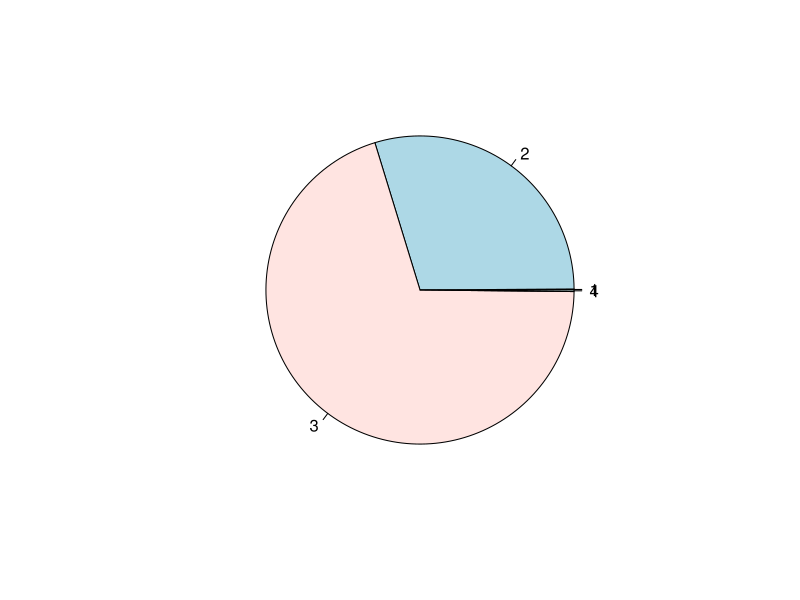
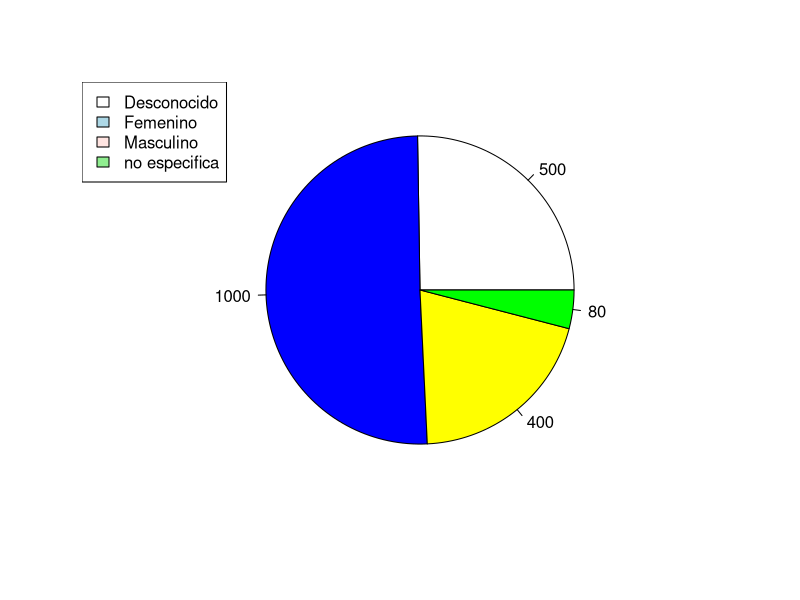
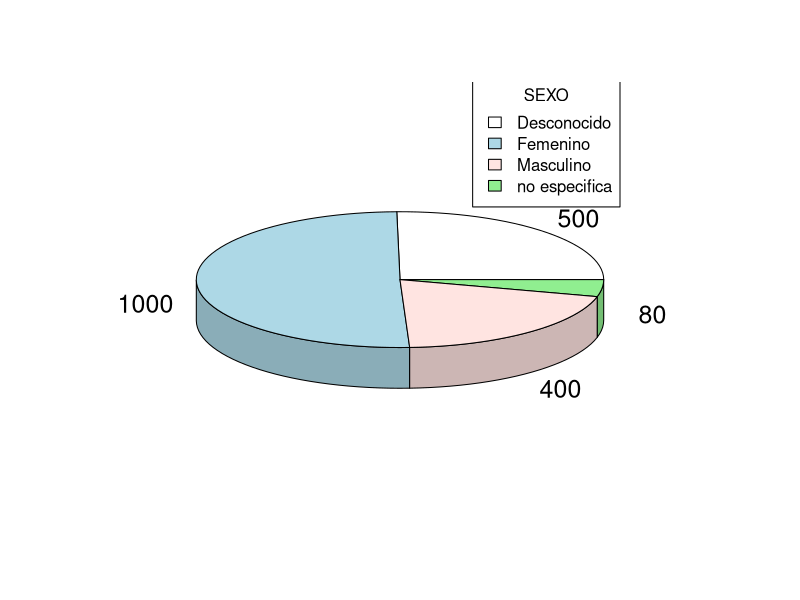
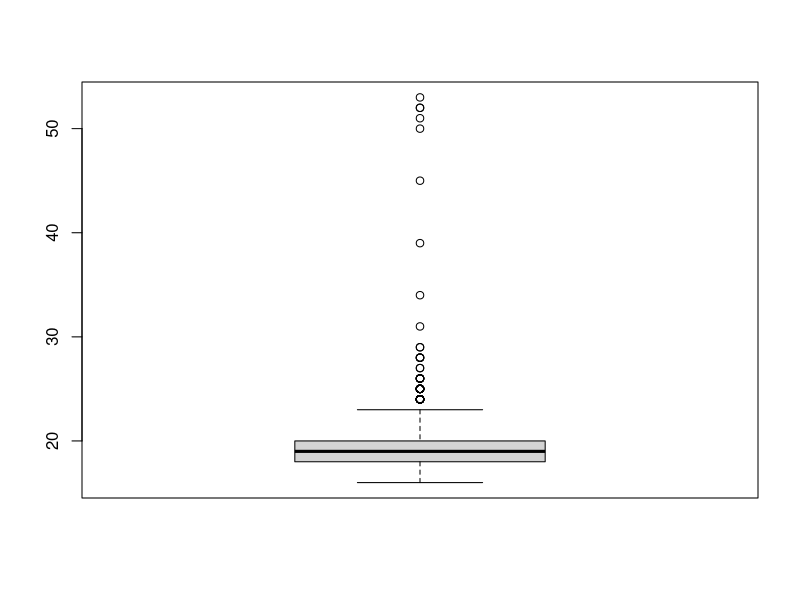
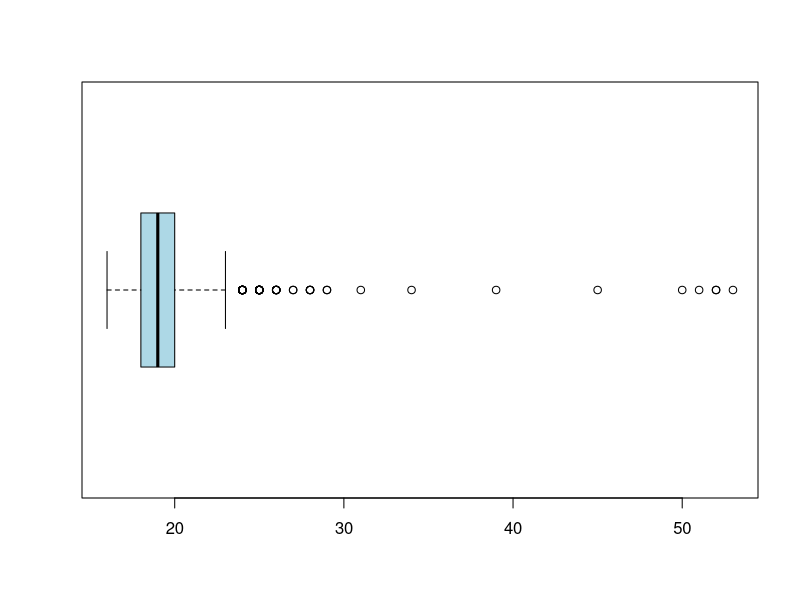
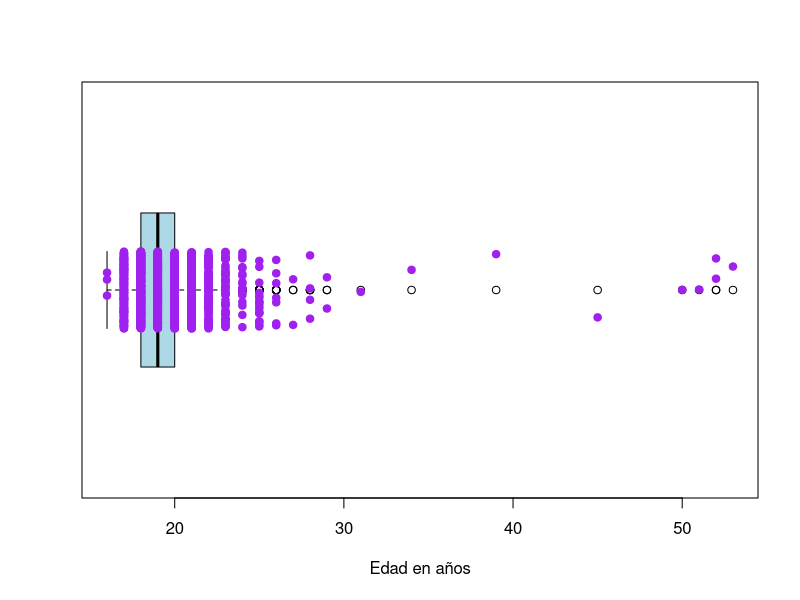
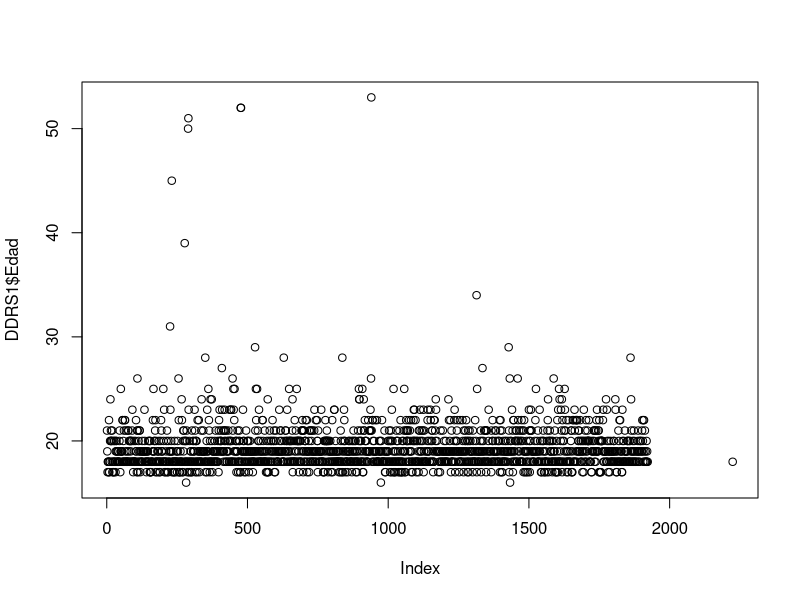
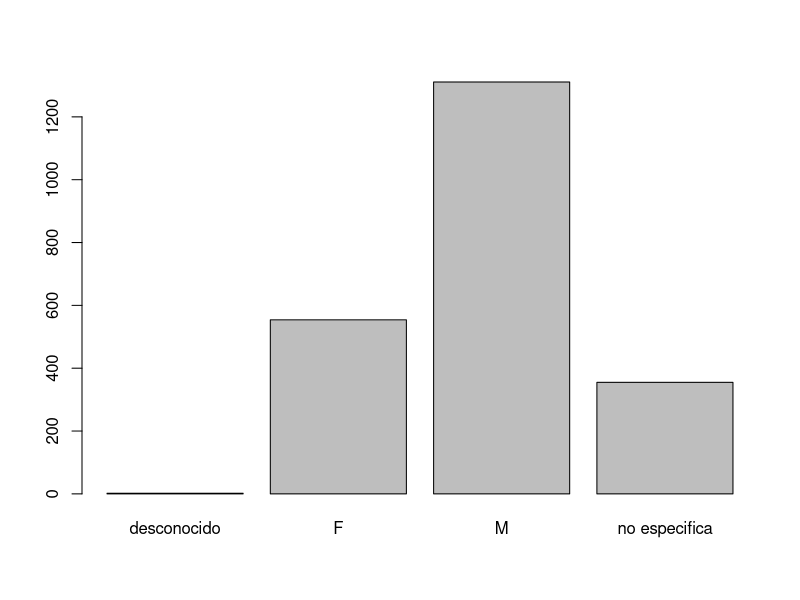

Source code (R) for these figures, in order:
## ---- chunk 1
library(readr)
A <- c(2,4,4,4,7,8,8,8,8,8,10,10)
DD <- read.csv("Datos_Diversos.csv", encoding = "UTF-8")
## ---- chunk 2
mean(A)
## ---- chunk 3
median(A)
## ---- chunk 4
table(A)
## ---- chunk 5
summary(A)
## ---- chunk 6
summary(cars$dist)
table(cars$dist)
## ---- chunk 7
DD <- read.csv("Datos_Diversos.csv")
## ---- chunk 8
dim(DD)

nrow(DD)
ncol(DD)
## ---- chunk 9
library(plyr)
library(dplyr)
## ---- chunk 10
glimpse(DD)
## ---- chunk 11
class(DD$Estatura..cm.)
class(DD$Apellido)
## ---- chunk 12
DD$Ciclo <- as.character(DD$Ciclo)
DD$Edad <- as.numeric(DD$Edad)
DD$Estatura..cm. <- as.numeric(DD$Estatura..cm.)
DD$Peso..kg. <- as.numeric(DD$Peso..kg.)
DD$Tiempo.de.reacción <- as.numeric(DD$Tiempo.de.reacción)
DD$Talla.de.zapato <- as.numeric(DD$Talla.de.zapato)
## ---- chunk 13
glimpse(DD)
## ---- chunk 14
library(tidyr)
library(tidyverse)
## ---- chunk 15
str(DD)
summary(DD)
## ---- chunk 16
summary(DD$Edad)
## ---- chunk 17
quantile(cars$speed, 0.9) #Estoy hallando la mayor velocidad del 90% de las menores velocidades
quantile(cars$speed, 0.9, na.rm=F)
quantile(cars$speed, 0.9, na.rm=TRUE)

#Aqui en cars, da lo mismo poner T o F, pues Cars no tiene datos NA y nada se va a remover
## ---- chunk 18
quantile(DD$Edad, 0.5, T) #50% medido desde la izquierda: mediana = cuartil2. Con true se ignora los NA's
quantile(DD$Edad, 0.25, T) #25% medido desde la izquierda: Cuartil 1. Con True se ignora los NA's
quantile(DD$Edad, 0.8, T) #80% medido desde la izuiqerda.
## ---- chunk 19
table(DD$Edad)
## ---- chunk 20
table(DD$Período, DD$Ciclo)
## ---- chunk 21
DDR <- rename(DD, Estatura = 'Estatura..cm.', Peso = 'Peso..kg.', Signo = 'Signo.del.zodiaco',
              Reacción = 'Tiempo.de.reacción', Videojuegos = 'Juega.videojuegos', Deporte = 'Hace.deporte', 
              Color = 'Color.favorito', Calzado = 'Talla.de.zapato', Polo = 'Talla.de.polo')
## ---- chunk 22
names(DDR)
## ---- chunk 23

DDRS <- select(DDR, Período:Indicaciones)
sum(complete.cases(DDRS))
## ---- chunk 24
select(DDR, starts_with('S'))
## ---- chunk 25
select(DDR, ends_with('no'))
## ---- chunk 26
select(DDR, contains("tu"))
## ---- chunk 27
Letras <- c("a","b","c","d","e","f","g","h","i","j")
## ---- chunk 28
quantile(Letras, 0.25, type=3)
quantile(Letras, 0.5, type=3)
quantile(Letras, 0.75, type = 3)
## ---- chunk 29
quantile(Letras, probs=c(0.25,0.5,0.75,0.9), type=3)
## ---- chunk 30
Ncalc <- c(6,8,8,8,10,10,19,20,20)
Nestad <- c(9,10,10,12,13,13,13,14,14,14)
## ---- chunk 31
unique(DDRS$Signo)
## ---- chunk 32
unique(DDRS$Carrera)
## ---- chunk 33
a <-  filter(DDRS, Edad < 25, Signo == "tauro" | Signo == "Tauro")
table(a$Edad)
stem(log(a$Edad))
## ---- chunk 34
unique(DDRS$Polo)
## ---- chunk 35
a <- filter(DDRS, Polo %in% c("L","XL","XXL","l","xl","Xl"), Estatura>=175)
a

## ---- chunk 36
library(stringr)
#Sirve para modificar y controlar caracteres
## ---- chunk 37
Sexomin <- tolower(DDRS$Sexo)
unique(Sexomin)
## ---- chunk 38
Sexomax <- toupper(Sexomin)
## ---- chunk 39
DDRS$Sexo <- str_to_lower(DDRS$Sexo, locale = "es") #minuscula
unique(DDRS$Sexo)

DDRS$Sexo <- str_to_upper(DDRS$Sexo, locale = "es") #mayuscula
unique(DDRS$Sexo)
## ---- chunk 40
DDRS1 <- mutate(DDRS, Sexcor = case_when(Sexo == "" ~'no especifica', Sexo == "MM"~'M', Sexo == "NB"~"desconocido", Sexo == "M" ~ "M", Sexo == "F"~"F", Sexo=="L" ~ "desconocido"))

DDRS1
## ---- chunk 41
table(DDRS1$Sexcor)
table(DDRS1$Sexcor, useNA = "always")
## ---- chunk 42
frec <- c(2,554,1311, 3) # Frecuencias de sexo corregido
frec
## ---- chunk 43
pie(frec) # antihorario clockwise=F
## ---- chunk 44
frec = c(500,1000,400,80)
pie(frec, labels=frec, col= c("white","blue","yellow","green"))
legend("topleft", legend=c("Desconocido","Femenino","Masculino","no especifica"), fill = c("white","lightblue","mistyrose","lightgreen"))
## ---- chunk 45
library(plotrix)
## ---- chunk 46
pie3D(frec, labels=frec, col= c("white","lightblue","mistyrose","lightgreen"))
legend("topright", legend=c("Desconocido","Femenino","Masculino","no especifica"), fill = c("white","lightblue","mistyrose","lightgreen"), title=("SEXO"))
## ---- chunk 47
summary(DDRS1$Edad)
## ---- chunk 48
boxplot(DDRS1$Edad)

## ---- chunk 49
boxplot(DDRS1$Edad, col="lightblue", horizontal = TRUE)
## ---- chunk 50
boxplot(DDRS1$Edad,col = "lightblue", horizontal = TRUE, xlab="Edad en años")
stripchart(DDRS1$Edad, method = "jitter", pch=19, add = TRUE, col = "purple")
## ---- chunk 51
Fsexcor <- factor(DDRS1$Sexcor)
Fsexcor
## ---- chunk 52

plot(DDRS1$Edad) #aquila variable es cuantitiva y produce una nube de puntos
## ---- chunk 53
plot(Fsexcor)
## ---- chunk 54
tabsexo <- table(DDRS1$Sexcor)

barp<- barplot(tabsexo, main = "Gráfico de barras de Sexo", col = c("white","yellow","red"),xlab = "Sexo", ylab = "Frecuencia absoluta")
## ---- chunk 55
library(readr)
A <- c(2,4,4,4,7,8,8,8,8,8,10,10)
DD <- read.csv("Datos_Diversos.csv", encoding = "UTF-8")
## ---- chunk 56
mean(A)
## ---- chunk 57
median(A)
## ---- chunk 58
table(A)
## ---- chunk 59
summary(A)
## ---- chunk 60
summary(cars$dist)
table(cars$dist)
## ---- chunk 61
DD <- read.csv("Datos_Diversos.csv")
## ---- chunk 62
dim(DD)

nrow(DD)
ncol(DD)
## ---- chunk 63
library(plyr)
library(dplyr)
## ---- chunk 64
glimpse(DD)
## ---- chunk 65
class(DD$Estatura..cm.)
class(DD$Apellido)
## ---- chunk 66
DD$Ciclo <- as.character(DD$Ciclo)
DD$Edad <- as.numeric(DD$Edad)
DD$Estatura..cm. <- as.numeric(DD$Estatura..cm.)
DD$Peso..kg. <- as.numeric(DD$Peso..kg.)
DD$Tiempo.de.reacción <- as.numeric(DD$Tiempo.de.reacción)
DD$Talla.de.zapato <- as.numeric(DD$Talla.de.zapato)
## ---- chunk 67
glimpse(DD)
## ---- chunk 68
library(tidyr)
library(tidyverse)
## ---- chunk 69
str(DD)
summary(DD)
## ---- chunk 70
summary(DD$Edad)
## ---- chunk 71
quantile(cars$speed, 0.9) #Estoy hallando la mayor velocidad del 90% de las menores velocidades
quantile(cars$speed, 0.9, na.rm=F)
quantile(cars$speed, 0.9, na.rm=TRUE)

#Aqui en cars, da lo mismo poner T o F, pues Cars no tiene datos NA y nada se va a remover
## ---- chunk 72
quantile(DD$Edad, 0.5, T) #50% medido desde la izquierda: mediana = cuartil2. Con true se ignora los NA's
quantile(DD$Edad, 0.25, T) #25% medido desde la izquierda: Cuartil 1. Con True se ignora los NA's
quantile(DD$Edad, 0.8, T) #80% medido desde la izuiqerda.
## ---- chunk 73
table(DD$Edad)
## ---- chunk 74
table(DD$Período, DD$Ciclo)
## ---- chunk 75
DDR <- rename(DD, Estatura = 'Estatura..cm.', Peso = 'Peso..kg.', Signo = 'Signo.del.zodiaco',
              Reacción = 'Tiempo.de.reacción', Videojuegos = 'Juega.videojuegos', Deporte = 'Hace.deporte', 
              Color = 'Color.favorito', Calzado = 'Talla.de.zapato', Polo = 'Talla.de.polo')
## ---- chunk 76
names(DDR)
## ---- chunk 77

DDRS <- select(DDR, Período:Indicaciones)
sum(complete.cases(DDRS))
## ---- chunk 78
select(DDR, starts_with('S'))
## ---- chunk 79
select(DDR, ends_with('no'))
## ---- chunk 80
select(DDR, contains("tu"))
## ---- chunk 81
Letras <- c("a","b","c","d","e","f","g","h","i","j")
## ---- chunk 82
quantile(Letras, 0.25, type=3)
quantile(Letras, 0.5, type=3)
quantile(Letras, 0.75, type = 3)
## ---- chunk 83
quantile(Letras, probs=c(0.25,0.5,0.75,0.9), type=3)
## ---- chunk 84
Ncalc <- c(6,8,8,8,10,10,19,20,20)
Nestad <- c(9,10,10,12,13,13,13,14,14,14)
## ---- chunk 85
unique(DDRS$Signo)
## ---- chunk 86
unique(DDRS$Carrera)
## ---- chunk 87
a <-  filter(DDRS, Edad < 25, Signo == "tauro" | Signo == "Tauro")
table(a$Edad)
stem(log(a$Edad))
## ---- chunk 88
unique(DDRS$Polo)
## ---- chunk 89
a <- filter(DDRS, Polo %in% c("L","XL","XXL","l","xl","Xl"), Estatura>=175)
a

## ---- chunk 90
library(stringr)
#Sirve para modificar y controlar caracteres
## ---- chunk 91
Sexomin <- tolower(DDRS$Sexo)
unique(Sexomin)
## ---- chunk 92
Sexomax <- toupper(Sexomin)
## ---- chunk 93
DDRS$Sexo <- str_to_lower(DDRS$Sexo, locale = "es") #minuscula
unique(DDRS$Sexo)

DDRS$Sexo <- str_to_upper(DDRS$Sexo, locale = "es") #mayuscula
unique(DDRS$Sexo)
## ---- chunk 94
DDRS1 <- mutate(DDRS, Sexcor = case_when(Sexo == "" ~'no especifica', Sexo == "MM"~'M', Sexo == "NB"~"desconocido", Sexo == "M" ~ "M", Sexo == "F"~"F", Sexo=="L" ~ "desconocido"))

DDRS1
## ---- chunk 95
table(DDRS1$Sexcor)
table(DDRS1$Sexcor, useNA = "always")
## ---- chunk 96
frec <- c(2,554,1311, 3) # Frecuencias de sexo corregido
frec
## ---- chunk 97
pie(frec) # antihorario clockwise=F
## ---- chunk 98
frec = c(500,1000,400,80)
pie(frec, labels=frec, col= c("white","blue","yellow","green"))
legend("topleft", legend=c("Desconocido","Femenino","Masculino","no especifica"), fill = c("white","lightblue","mistyrose","lightgreen"))
## ---- chunk 99
library(plotrix)
## ---- chunk 100
pie3D(frec, labels=frec, col= c("white","lightblue","mistyrose","lightgreen"))
legend("topright", legend=c("Desconocido","Femenino","Masculino","no especifica"), fill = c("white","lightblue","mistyrose","lightgreen"), title=("SEXO"))
## ---- chunk 101
summary(DDRS1$Edad)
## ---- chunk 102
boxplot(DDRS1$Edad)

## ---- chunk 103
boxplot(DDRS1$Edad, col="lightblue", horizontal = TRUE)
## ---- chunk 104
boxplot(DDRS1$Edad,col = "lightblue", horizontal = TRUE, xlab="Edad en años")
stripchart(DDRS1$Edad, method = "jitter", pch=19, add = TRUE, col = "purple")
## ---- chunk 105
Fsexcor <- factor(DDRS1$Sexcor)
Fsexcor
## ---- chunk 106

plot(DDRS1$Edad) #aquila variable es cuantitiva y produce una nube de puntos
## ---- chunk 107
plot(Fsexcor)

## ---- chunk 108
tabsexo <- table(DDRS1$Sexcor)

barp<- plot(Fsexcor, main = "Gráfico de barras de Sexo", col = c("white","yellow","red"),xlab = "Sexo", ylab = "Frecuencia absoluta", ylim = c(-100,1400))

text(barp, tabsexo=0.5, labels = tabsexo)
grid(nx  =NA, ny = NA,lwd = 1, lty = 1, col = "grey")
## ---- chunk 109
hist(DDRS1$Peso)
## ---- chunk 110
boxplot(DDRS1$Peso, horizontal = TRUE)
## ---- chunk 111
EstaturasReales <- filter(DDRS1, Estatura >= 100 & Estatura <= 210) 
EstaturasReales

## ---- chunk 112
hist(EstaturasReales$Estatura)
## ---- chunk 113
hi <-hist(EstaturasReales$Estatura, xlab = "Estaturas de alumnos", ylab = "Frecuencia absoluta", col="lightblue",border="purple", main = "Histograma de Estaturas bien escritas de alumnos UTEC", breaks=40)

text(hi$mids,hi$counts,labels=hi$counts,adj=c(0.5,-0.5),cex=.5)

## ---- chunk 114
DDRS2 <- mutate(DDRS1, Estcor = ifelse(Estatura<2, 100*Estatura, ifelse(Estatura>250, 0.1*Estatura, Estatura)))
DDRS2
## ---- chunk 115
summary(DDRS2$Estcor)
## ---- chunk 116
hist(DDRS2$Estcor)
## ---- chunk 117
hi <-hist(DDRS2$Estcor, xlab = "Estaturas de alumnos", ylab = "Frecuencia absoluta", col="lightblue",border="purple", main = "Histograma de Estaturas bien escritas de alumnos UTEC", breaks=20)

text(hi$mids,hi$counts,labels=hi$counts,adj=c(0.5,-0.5),cex=.5)
## ---- chunk 118
tabsexoyciclo<- table(DDRS2$Sexcor, DDRS2$Ciclo)

tabsexoyciclo
## ---- chunk 119

barplot(tabsexoyciclo, main= "Barras apiladas de sexo y ciclo", col = c("red","green","yellow"))
legend(x="topright", legend = c("Desconocido", "Femenino", "Masculino"), fill = c("red","green","yellow", title = "leyenda"))
## ---- chunk 120
boxplot(formula=DDRS2$Edad~DDRS2$Sexcor, data = DDRS2, col=c("lightgreen","lightblue"), horizontal=TRUE)
